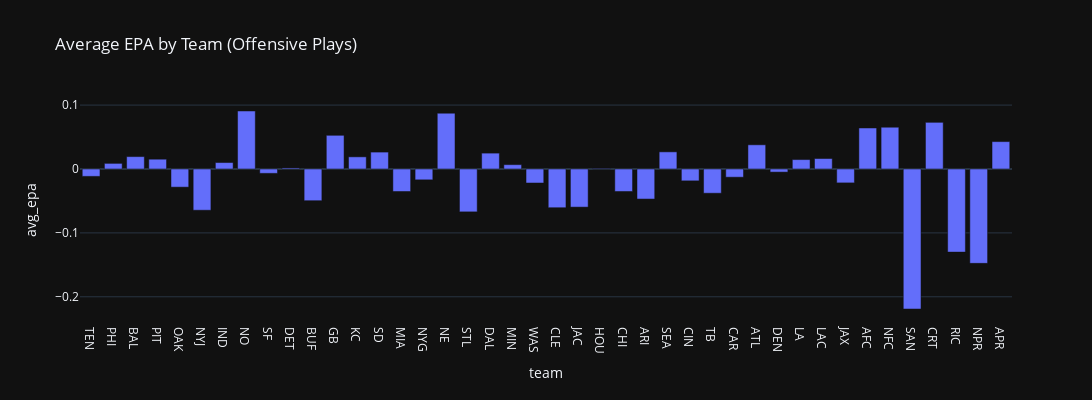

Source (notebook cell):
### Code cell
fig = px.bar(team_stats, 
             x='team', y='avg_epa', title='Average EPA by Team (Offensive Plays)',
             width=1200, height=400)
fig.show()

### Figure 1 — Plotly figure (JSON) as saved in the notebook; plotly's stock layout.template omitted (floating-point values rounded to 4 significant figures)
{"data": [{"alignmentgroup": "True", "hovertemplate": "team=%{x}<br>avg_epa=%{y}<extra></extra>", "legendgroup": "", "marker": {"color": "#636efa", "pattern": {"shape": ""}}, "name": "", "offsetgroup": "", "orientation": "v", "showlegend": false, "textposition": "auto", "x": ["TEN", "PHI", "BAL", "PIT", "OAK", "NYJ", "IND", "NO", "SF", "DET", "BUF", "GB", "KC", "SD", "MIA", "NYG", "NE", "STL", "DAL", "MIN", "WAS", "CLE", "JAC", "HOU", "CHI", "ARI", "SEA", "CIN", "TB", "CAR", "ATL", "DEN", "LA", "LAC", "JAX", "AFC", "NFC", "SAN", "CRT", "RIC", "NPR", "APR"], "xaxis": "x", "y": [-0.01155, 0.00878, 0.01938, 0.0153, -0.02839, -0.06453, 0.01007, 0.09074, -0.006826, 0.001613, -0.04963, 0.0527, 0.019, 0.02645, -0.03523, -0.01699, 0.0873, -0.0671, 0.02483, 0.006777, -0.02192, -0.06061, -0.05967, 0.0008753, -0.0352, -0.04703, 0.02679, -0.01857, -0.03793, -0.01286, 0.03784, -0.004876, 0.01472, 0.01632, -0.02176, 0.06416, 0.06535, -0.2191, 0.07301, -0.1301, -0.1477, 0.04286], "yaxis": "y", "type": "bar"}], "layout": {"xaxis": {"anchor": "y", "domain": [0.0, 1.0], "title": {"text": "team"}}, "yaxis": {"anchor": "x", "domain": [0.0, 1.0], "title": {"text": "avg_epa"}}, "legend": {"tracegroupgap": 0}, "title": {"text": "Average EPA by Team (Offensive Plays)"}, "barmode": "relative", "height": 400, "width": 1200}}
